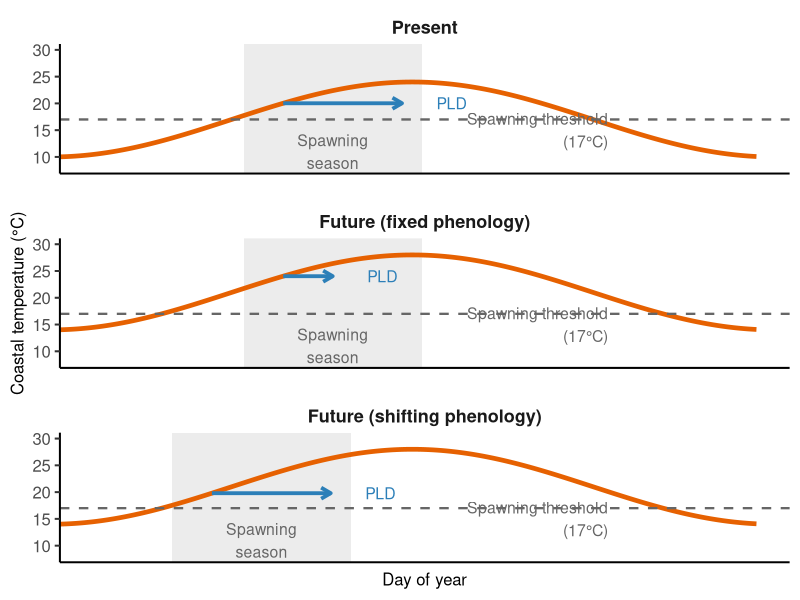

R code for this plot:
rm(list=ls())

library(ggplot2)
library(dplyr)
library(grid)

days <- 1:365
threshold <- 17
spawn_duration <- 90

# function for seasonal temperature
temp_fun <- function(day, mean, amp=7, phase=100){
    mean + amp*sin(2*pi*(day-phase)/365)
}

# scenari
scenarios <- data.frame(scenario=c("Present",
               "Future (fixed phenology)",
               "Future (shifting phenology)"),
    mean_temp=c(17,21,21)
)

# dataset temperature
df <- scenarios |>
    rowwise() |>
    do(data.frame(
        day=days,
        coastal=temp_fun(days,.$mean_temp),
        scenario=.$scenario
    ))

df$scenario <- factor(df$scenario,
                      levels=scenarios$scenario)

# function to find spawning start
find_spawn_start <- function(temp){
    idx <- which(stats::filter(temp>threshold, rep(1,6), sides=1)==6)[1]
    if(is.na(idx)) return(120)
    idx
}

# calculates spawning start per scenario
spawn_starts <- df |>
    group_by(scenario) |>
    summarise(start=find_spawn_start(coastal))

# fixed phenology uses the present one
spawn_starts$start[spawn_starts$scenario=="Future (fixed phenology)"] <-
    spawn_starts$start[spawn_starts$scenario=="Present"]

# spawning duration
spawn <- spawn_starts |>
    mutate(
        xmin=start,
        xmax=start+spawn_duration
    )

# position label spawning season
spawn_labels <- spawn |>
    mutate(
        x=(xmin+xmax)/2,
        y=11,
        label="Spawning\nseason"
    )

# conceptual PLD
pld <- spawn |>
    rowwise() |>
    mutate(
        xstart = start + 20,
        y = temp_fun(xstart,
                     scenarios$mean_temp[scenarios$scenario==scenario]),
        xend = ifelse(scenario=="Future (fixed phenology)",
                      xstart + 25,
                      xstart + 60)
    )

p <- ggplot() +
    
    geom_rect(data=spawn,
              aes(xmin=xmin,xmax=xmax,ymin=-Inf,ymax=Inf),
              fill="grey85",
              alpha=0.5) +
    
    geom_line(data=df,
              aes(day,coastal),
              colour="#E66101",
              linewidth=1.6) +
    
    geom_hline(yintercept=threshold,
               linetype="dashed",
               linewidth=0.8,
               colour="grey40") +
    
    annotate("text",
             x = 290,
             y = threshold - 2,
             label = "Spawning threshold\n(17°C)",
             size = 4,
             hjust = 1,
             colour = "grey40") +
    
    geom_segment(data=pld,
                 aes(x=xstart,xend=xend,y=y,yend=y),
                 arrow=arrow(length=unit(0.28,"cm")),
                 linewidth=1.3,
                 colour="#2C7FB8") +
    
    geom_text(data = pld,
              aes(x = xend+25,
                  y = y,
                  label = "PLD"),
              vjust = 0.5,
              size = 4,
              colour="#2C7FB8") +
    
    geom_text(data=spawn_labels,
              aes(x=x,y=y,label=label),
              size=4,
              colour="grey40") +
    
    facet_wrap(~scenario,ncol=1, scales="free_x") +
    
    coord_cartesian(xlim=c(30,365),ylim=c(8,30)) +
    
    labs(x="Day of year",
         y="Coastal temperature (°C)") +
    
    theme_classic(base_size=15) +
    theme(
        strip.background = element_blank(),
        strip.text = element_text(face = "bold", size = 13),
        axis.title = element_text(size = 12),
        axis.text.y = element_text(size = 12),
        axis.text.x = element_blank(),
        axis.ticks.x = element_blank(),
        panel.spacing = unit(1.3,"lines")
    )
p

ggsave("Figure 1.png",
       p,
       width=6,
       height=9,
       dpi=600)
